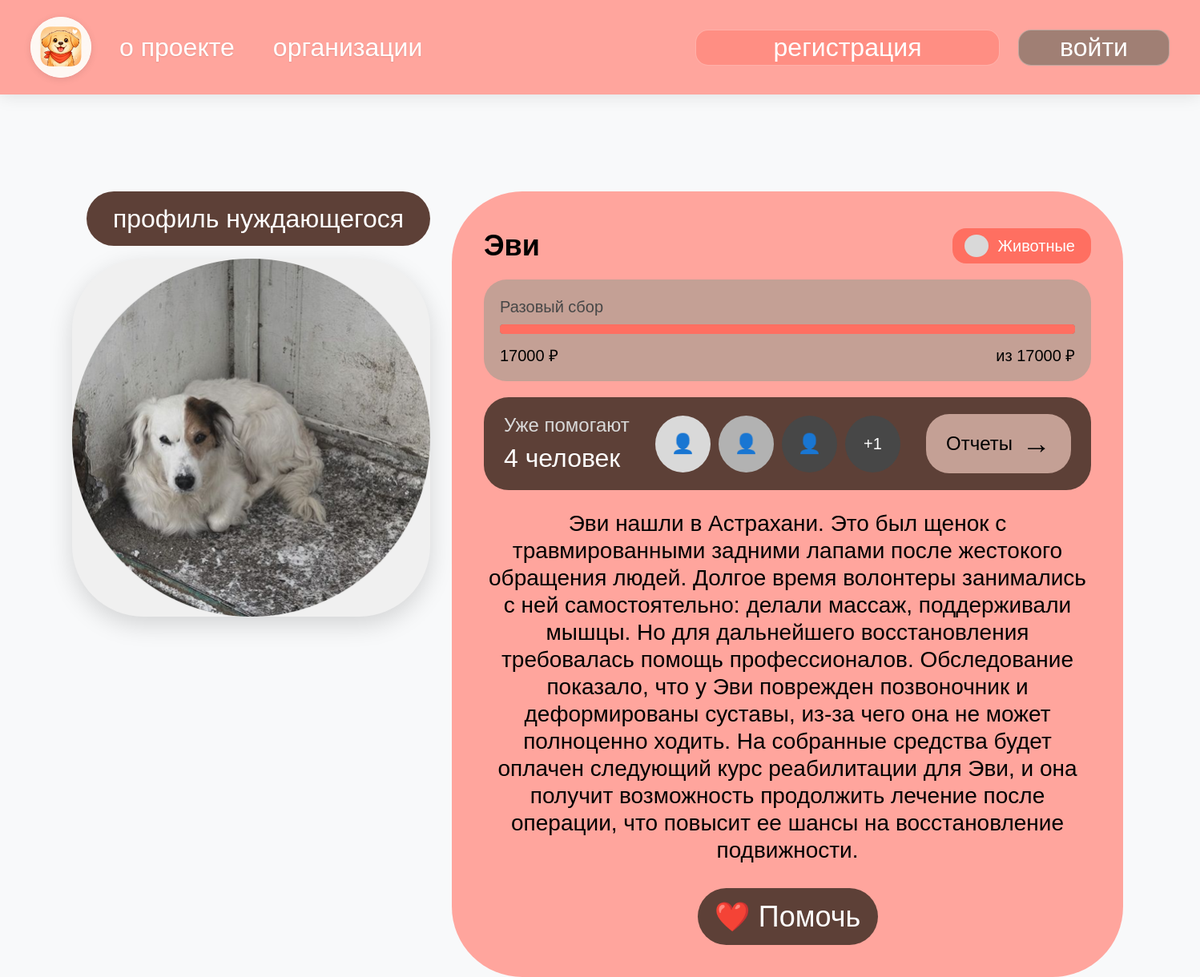
The app's page /needy/2 with its own data.
### tables this page shows
CREATE TABLE needies (id INTEGER PRIMARY KEY AUTOINCREMENT UNIQUE NOT NULL, name TEXT NOT NULL, tag TEXT NOT NULL, photo TEXT NOT NULL, description TEXT, address TEXT, funds_collected REAL DEFAULT 0 NOT NULL, help_info TEXT NOT NULL, lat TEXT, lng TEXT, created_by INTEGER REFERENCES users (id), created_at TEXT, is_active INTEGER DEFAULT (1), urgency_level INTEGER DEFAULT (2), status TEXT DEFAULT pending, organization_id INTEGER REFERENCES users (id), goal INTEGER, collection_status TEXT DEFAULT "active", completed_date TEXT, last_reset_date TEXT, reset_day INTEGER DEFAULT 1, report_created INTEGER DEFAULT 0, report_id INTEGER);

### app.py (the view)
@app.route('/needy/<int:id>')
def needy_profile(id):
    with sqlite3.connect(DB_NAME) as conn:
        c = conn.cursor()
        c.execute('''SELECT n.id, n.name, n.tag, n.photo, n.description, n.address,
                            n.funds_collected, n.lat, n.lng, n.help_info, n.goal,
                            n.urgency_level, n.collection_status, n.created_at, n.organization_id,
                            (SELECT COUNT(DISTINCT user_id) FROM donations WHERE needy_id = n.id) as helpers_count
                     FROM needies n
                     WHERE n.id = ?''', (id,))
        needy = c.fetchone()
        if not needy:
            flash('Нуждающийся не найден')
            return redirect(url_for('needies_list'))
    return render_template('needy_profile.html', needy=needy)

### templates/needy_profile.html (shortened to what this page needs)
{% extends "layout.html" %}
{% block content %}
<div class="needy-profile-page">
    <div class="profile-container">
        <div class="profile-title-block">
            <span>профиль нуждающегося</span>
        </div>
        <div class="needy-photo">
            {% if needy[3] %}
                <img src="/{{ needy[3] }}" alt="{{ needy[1] }}">
            {% else %}
                <img src="https://via.placeholder.com/447x447?text=Фото" alt="Нет фото">
            {% endif %}
        </div>
        <div class="info-main-block">
            <div class="name-and-tag">
                <div class="needy-name">{{ needy[1] }}</div>
                <div class="category-badge">
                    <div class="category-dot"></div>
                    <div class="category-text">
                        {% if needy[2] == 'пожилые' %}Пожилые люди
                        {% elif needy[2] == 'animals' %}Животные
                        {% elif needy[2] == 'children' %}Дети
                        {% elif needy[2] == 'disabled' %}Люди с ОВЗ
                        {% elif needy[2] == 'homeless' %}Бездомные
                        {% else %}{{ needy[2] }}
                        {% endif %}
                    </div>
                </div>
            </div>
            <div class="fundraising-block">
                <div class="fundraising-title">{{ needy[9] or 'Продуктовая корзина' }}</div>
                <div class="progress-container">
                    <div class="progress-bg">
                        <div class="progress-fill" id="progressFill" style="width: {{ ((needy[6] or 0) / (needy[10] or 1) * 100) if needy[10] else 0 }}%;"></div>
                    </div>
                </div>
                <div class="funds-stats">
                    <span>{{ "%.0f"|format(needy[6] or 0) }} ₽</span>
                    <span>из {{ "%.0f"|format(needy[10] or 0) }} ₽</span>
                </div>
            </div>
            <div class="helpers-block">
                <div class="helpers-info">
                    <h4>Уже помогают</h4>
                    <div class="helpers-count" id="helpersCount">{{ needy[14] or 0 }} человек</div>
                </div>
                <div class="helpers-avatars">
                    <div class="avatar-circle">👤</div>
                    <div class="avatar-circle">👤</div>
                    <div class="avatar-circle">👤</div>
                    <div class="avatar-circle more">+{{ (needy[14] or 0) - 3 if (needy[14] or 0) > 3 else 0 }}</div>
                </div>
                <div class="reports-link" onclick="location.href='{{ url_for('needy_reports', needy_id=needy[0]) }}'">
                    <span>Отчеты</span>
                    <span class="arrow">→</span>
                </div>
            </div>
            <div class="description-block">
                <div class="description-text">
                    {{ needy[4] or 'Описание отсутствует' }}
                </div>
            </div>
            <div class="help-button">
                {% if needy[11] == 'completed' %}
                    <button class="btn-help completed" disabled>✅ Сбор завершен</button>
                {% else %}
                    <button class="btn-help" onclick="openPaymentModal()">❤️ Помочь</button>
                {% endif %}
            </div>
        </div>
    </div>
</div>
{% endblock %}

### static/style.css (style rules this page uses)
body { padding-top: 60px; background-color: #f8f9fa; font-family: 'Segoe UI', Tahoma, Geneva, Verdana, sans-serif; }
h2, h3, h4 { color: #3338D5; }

### records on screen
needies: name "Эви", help_info "Разовый сбор", funds_collected "17000", goal "17000", organization "4", description "Эви нашли в Астрахани. Это был щенок с травмированными задними лапами после жестокого обращения людей. Долгое время волонтеры занимались с ней самостоятельно: делали массаж, поддерживали мышцы. Но для дальнейшего восстановления требовалась помощь профессионалов. Обследование показало, что у Эви поврежден позвоночник и деформированы суставы, из-за чего она не может полноценно ходить. На собранные средства будет оплачен следующий курс реабилитации для Эви, и она получит возможность продолжить лечение после операции, что повысит ее шансы на восстановление подвижности."

### other values on screen
{{ (needy[14] or 0) - 3 if (needy[14] or 0) > 3 else 0 }} "1"
